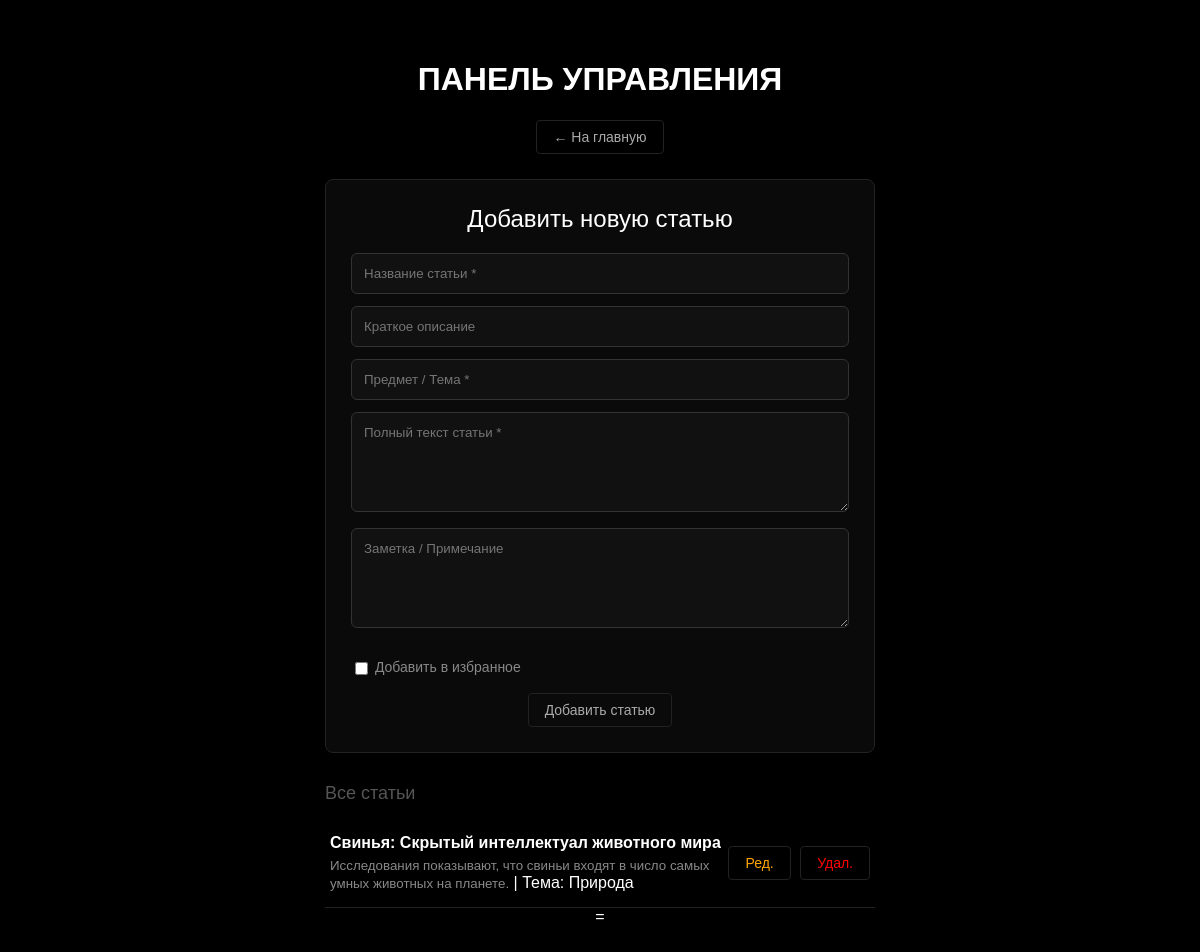
The page /admin on the database its author committed.
### tables this page shows
CREATE TABLE papers (
	id INTEGER NOT NULL, 
	name TEXT NOT NULL, 
	preview TEXT, 
	subject TEXT NOT NULL, 
	article TEXT NOT NULL, 
	text TEXT NOT NULL, 
	note TEXT, 
	favorite BOOLEAN NOT NULL, 
	PRIMARY KEY (id)
);

### myproject/src/app.py (the view)
@app.get("/admin")
async def get_admin_page(request: Request):
    with engine.begin() as conn:
        result = conn.execute(db.select(data_base)).mappings().all()
    return templates.TemplateResponse(
        request=request, name="admin.html", context={"articles": result}
    )

### myproject/src/templates/admin.html (shortened to what this page needs)
<!DOCTYPE html>
<html lang="ru">
<head>
</head>
<body>
<div class="блок-главный">
    <h1>ПАНЕЛЬ УПРАВЛЕНИЯ</h1>
    <button onclick="location.href='/dashboard'" style="margin-bottom: 25px;">← На главную</button>
    <div class="рамка-формы">
        <h2 id="zagolovok-formy" style="font-weight: normal; margin-top: 0;">Добавить новую статью</h2>
        <input type="text" id="inp-name" placeholder="Название статьи *">
        <input type="text" id="inp-preview" placeholder="Краткое описание">
        <input type="text" id="inp-subject" placeholder="Предмет / Тема *">
        <textarea id="inp-text" placeholder="Полный текст статьи *"></textarea>
        <textarea id="inp-note" placeholder="Заметка / Примечание"></textarea>
        <p style="text-align: left; margin: 15px 0; color: #888; font-size: 14px;">
            <label style="cursor: pointer;">
                <input type="checkbox" id="inp-favorite" style="vertical-align: middle;"> Добавить в избранное
            </label>
        </p>
        <button id="knopka-sohranit" onclick="save()">Добавить статью</button>
    </div>
    <h2 style="text-align: left; font-weight: normal; color: #555; font-size: 18px;">Все статьи</h2>
    <div id="spisok">
        {% for i in articles %}
        <div class="строка-статьи">
            <div class="инфо-статьи">
                <b>{{i.name}}</b>
                <small id="skryt-prev-{{i.id}}">{{i.preview or 'Описания нет'}}</small> | Тема: {{i.subject}}
            </div>
            <div style="white-space: nowrap;">
                <button onclick="edit('{{i.id}}', '{{i.name}}', '', '{{i.subject}}')" style="color: orange; margin-right: 5px;">Ред.</button>
                <button onclick="del('{{i.id}}')" style="color: red;">Удал.</button>
            </div>
        </div>
        {% endfor %}
    </div>=
</div>
</body>
</html>

### myproject/src/templates/admin.html (style rules this page uses)
body { background-color: #000; color: #fff; font-family: sans-serif; text-align: center; padding-top: 40px; margin: 0; }
.блок-главный { width: 550px; margin: 0 auto; padding-bottom: 50px; }
.рамка-формы { border: 1px solid #222; background-color: #0a0a0a; padding: 25px; margin-bottom: 30px; border-radius: 8px; }
input[type="text"], textarea { width: 100%; padding: 12px; margin-bottom: 12px; background-color: #111; color: #fff; border: 1px solid #333; border-radius: 6px; box-sizing: border-box; font-family: sans-serif; }
textarea { height: 100px; resize: vertical; }
button { background-color: transparent; color: #aaa; border: 1px solid #222; padding: 8px 16px; cursor: pointer; border-radius: 4px; font-size: 14px; }
.строка-статьи { border-bottom: 1px solid #222; padding: 15px 5px; text-align: left; display: flex; justify-content: space-between; align-items: center; }
.инфо-статьи b { display: block; font-size: 16px; margin-bottom: 4px; }
.инфо-статьи small { color: #888; }

### rows shown on the page
papers: name "Свинья: Скрытый интеллектуал животного мира", preview "Исследования показывают, что свиньи входят в число самых умных животных на планете.", subject "Природа"
